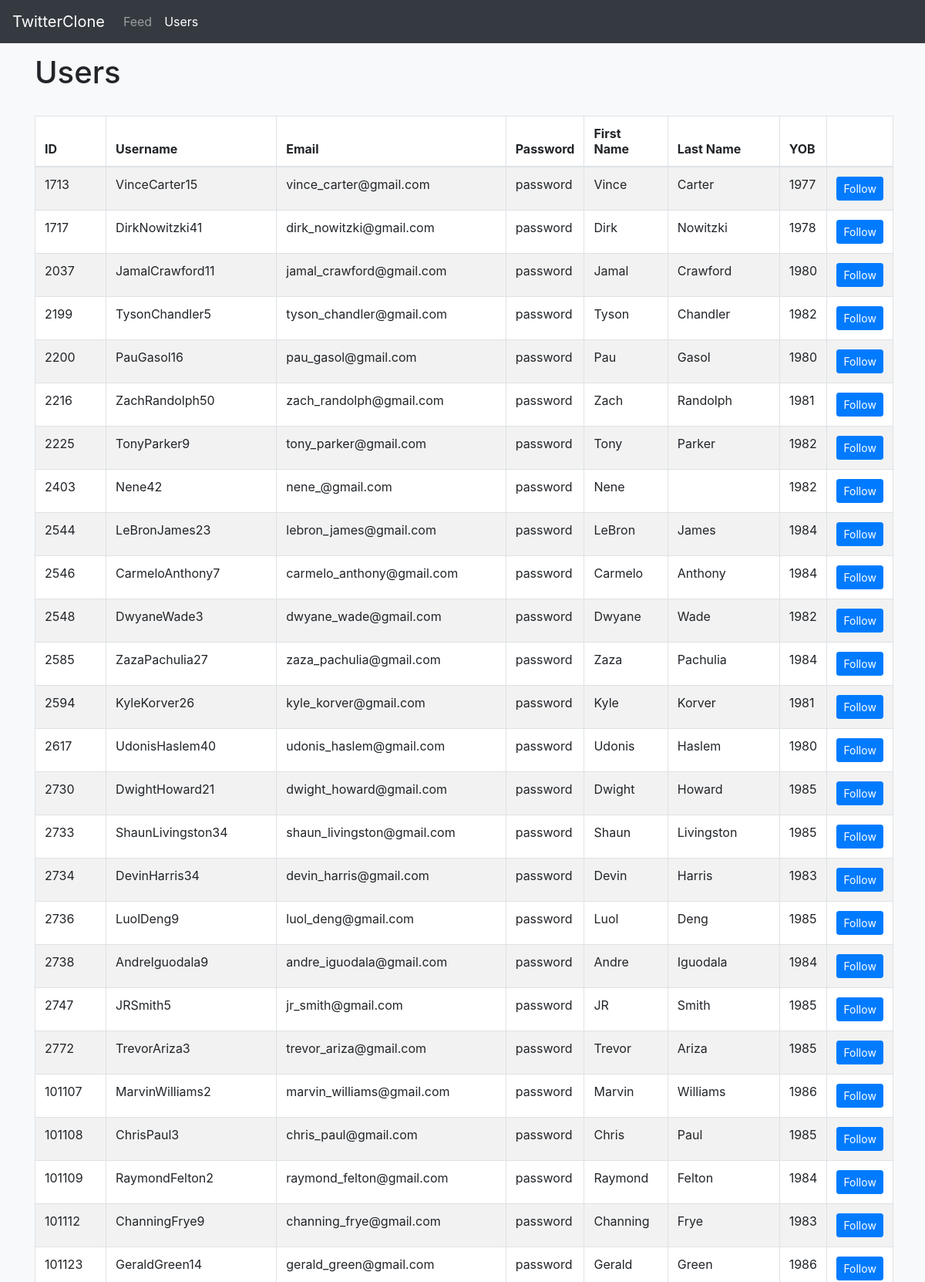
/site/users.php (upper part), run on the app's committed database.
### tables this page shows
CREATE TABLE `User` (
  `id` int(11) NOT NULL,
  `email` varchar(255) NOT NULL,
  `password` varchar(255) DEFAULT NULL,
  `username` varchar(45) NOT NULL,
  `date_created` datetime DEFAULT CURRENT_TIMESTAMP,
  `fname` varchar(45) DEFAULT NULL,
  `lname` varchar(45) DEFAULT NULL,
  `bio` varchar(200) DEFAULT NULL,
  `yob` int(4) DEFAULT NULL
);

### site/users.php (the view, shortened to what this page needs)
<?php
    $db = connectToSQLDatabase();
    $users = array();
    $sql = 'SELECT * FROM User;';
    $result = $db->query($sql);
    if ($result) {
        while ($row = $result->fetch_assoc()) {
            $users[] = $row;
        }
    }
?>
<html>
    <head>
        <?php echo file_get_contents('common/header.html'); ?>
    </head>
    <body class="bg-light">
        <?php $currentPage = 'users'; include('common/nav.php'); ?>
        <div class="container">
            <h1>Users</h1>
            <br>
            <table class="table table-bordered table-responsive-md table-striped bg-white">
                <thead>
                    <tr>
                        <th scope="col">ID</th>
                        <th scope="col">Username</th>
                        <th scope="col">Email</th>
                        <th scope="col">Password</th>
                        <th scope="col">First Name</th>
                        <th scope="col">Last Name</th>
                        <th scope="col">YOB</th>
                        <th scope="col"></th>
                    </tr>
                </thead>
                <tbody>
                <?php foreach ($users as $row) { ?>
                    <tr scope="row">
                        <td><?php echo $row['id']; ?></td>
                        <td><?php echo $row['username']; ?></td>
                        <td><?php echo $row['email']; ?></td>
                        <td><?php echo $row['password']; ?></td>
                        <td><?php echo $row['fname']; ?></td>
                        <td><?php echo $row['lname']; ?></td>
                        <td><?php echo $row['yob']; ?></td>
                        <td><button type="button" class="btn btn-primary btn-sm">Follow</button></td>
                    </tr>
                <?php } ?>
                </tbody>
            </table>
        </div>
    </body>
</html>

### site/common/nav.php (shortened to what this page needs)
<nav class="navbar navbar-expand-md navbar-dark fixed-top bg-dark">
    <a class="navbar-brand" href="#">TwitterClone</a>
    <div class="collapse navbar-collapse" id="navbarCollapse">
        <ul class="navbar-nav mr-auto">
            <li class="nav-item">
                <a class="nav-link <?php if($currentPage =='feed'){echo 'active';}?>" href="./feed.php">Feed</a>
            </li>
            <li class="nav-item">
                <a class="nav-link <?php if($currentPage =='users'){echo 'active';}?>" href="./users.php">Users</a>
            </li>
        </ul>
    </div>
</nav>

### site/assets/css/styles.css (style rules this page uses)
body { padding-top: 70px; }

### data on the page
user: id "1713", username "VinceCarter15", email "vince_carter@gmail.com", password "password", fname "Vince", lname "Carter", yob "1977"
user: id "1717", username "DirkNowitzki41", email "dirk_nowitzki@gmail.com", password "password", fname "Dirk", lname "Nowitzki", yob "1978"
user: id "2037", username "JamalCrawford11", email "jamal_crawford@gmail.com", password "password", fname "Jamal", lname "Crawford", yob "1980"
user: id "2199", username "TysonChandler5", email "tyson_chandler@gmail.com", password "password", fname "Tyson", lname "Chandler", yob "1982"
user: id "2200", username "PauGasol16", email "pau_gasol@gmail.com", password "password", fname "Pau", lname "Gasol", yob "1980"
user: id "2216", username "ZachRandolph50", email "zach_randolph@gmail.com", password "password", fname "Zach", lname "Randolph", yob "1981"
user: id "2225", username "TonyParker9", email "tony_parker@gmail.com", password "password", fname "Tony", lname "Parker", yob "1982"
user: id "2403", username "Nene42", email "nene_@gmail.com", password "password", fname "Nene", yob "1982"
user: id "2544", username "LeBronJames23", email "lebron_james@gmail.com", password "password", fname "LeBron", lname "James", yob "1984"
user: id "2546", username "CarmeloAnthony7", email "carmelo_anthony@gmail.com", password "password", fname "Carmelo", lname "Anthony", yob "1984"
user: id "2548", username "DwyaneWade3", email "dwyane_wade@gmail.com", password "password", fname "Dwyane", lname "Wade", yob "1982"
user: id "2585", username "ZazaPachulia27", email "zaza_pachulia@gmail.com", password "password", fname "Zaza", lname "Pachulia", yob "1984"
user: id "2594", username "KyleKorver26", email "kyle_korver@gmail.com", password "password", fname "Kyle", lname "Korver", yob "1981"
user: id "2617", username "UdonisHaslem40", email "udonis_haslem@gmail.com", password "password", fname "Udonis", lname "Haslem", yob "1980"
user: id "2730", username "DwightHoward21", email "dwight_howard@gmail.com", password "password", fname "Dwight", lname "Howard", yob "1985"
user: id "2733", username "ShaunLivingston34", email "shaun_livingston@gmail.com", password "password", fname "Shaun", lname "Livingston", yob "1985"
user: id "2734", username "DevinHarris34", email "devin_harris@gmail.com", password "password", fname "Devin", lname "Harris", yob "1983"
user: id "2736", username "LuolDeng9", email "luol_deng@gmail.com", password "password", fname "Luol", lname "Deng", yob "1985"
user: id "2738", username "AndreIguodala9", email "andre_iguodala@gmail.com", password "password", fname "Andre", lname "Iguodala", yob "1984"
user: id "2747", username "JRSmith5", email "jr_smith@gmail.com", password "password", fname "JR", lname "Smith", yob "1985"
user: id "2772", username "TrevorAriza3", email "trevor_ariza@gmail.com", password "password", fname "Trevor", lname "Ariza", yob "1985"
user: id "101107", username "MarvinWilliams2", email "marvin_williams@gmail.com", password "password", fname "Marvin", lname "Williams", yob "1986"
user: id "101108", username "ChrisPaul3", email "chris_paul@gmail.com", password "password", fname "Chris", lname "Paul", yob "1985"
user: id "101109", username "RaymondFelton2", email "raymond_felton@gmail.com", password "password", fname "Raymond", lname "Felton", yob "1984"
user: id "101112", username "ChanningFrye9", email "channing_frye@gmail.com", password "password", fname "Channing", lname "Frye", yob "1983"
user: id "101123", username "GeraldGreen14", email "gerald_green@gmail.com", password "password", fname "Gerald", lname "Green", yob "1986"
